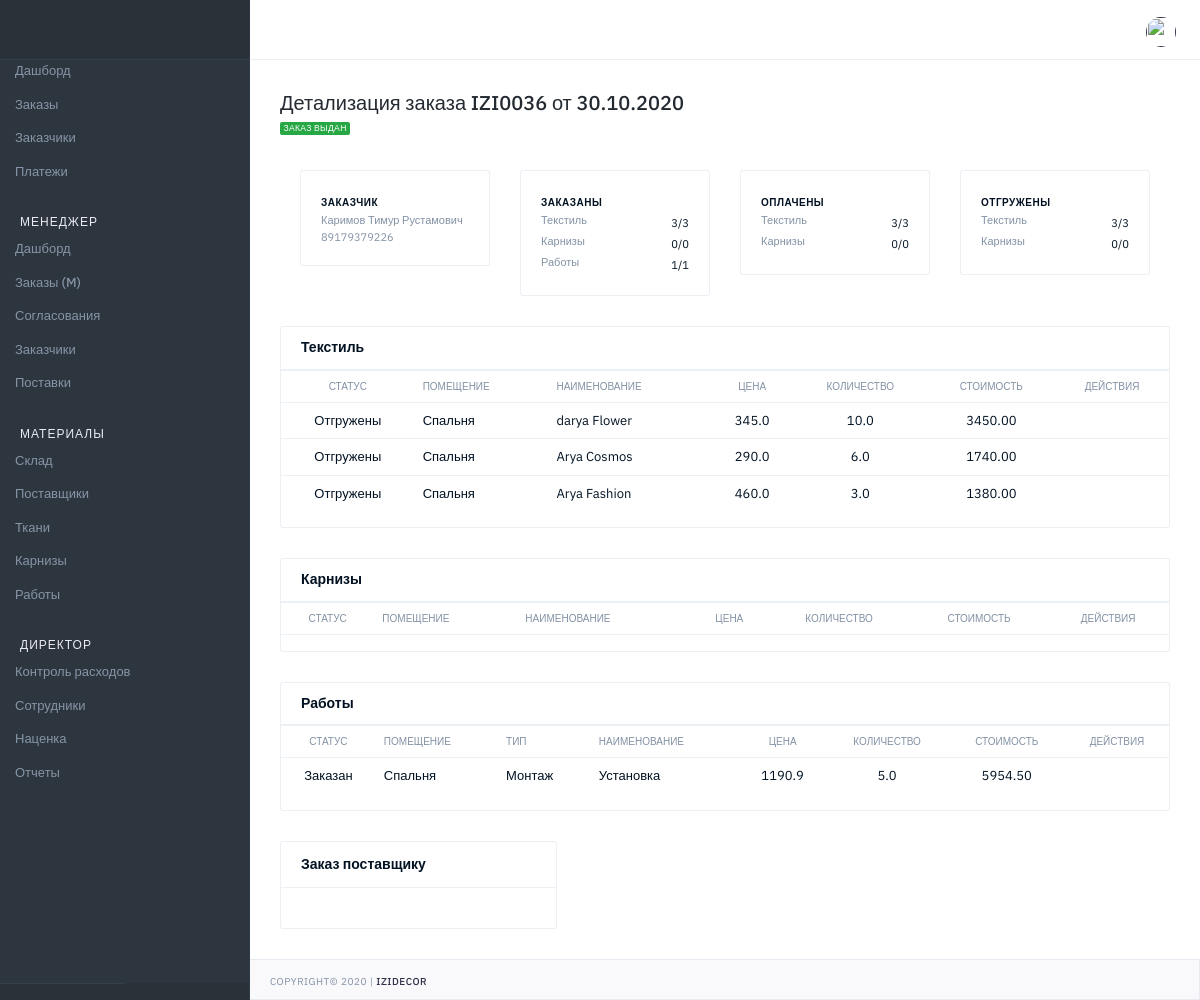
/manager/orders/65/ (signed in), run on an earlier commit of the app's database.
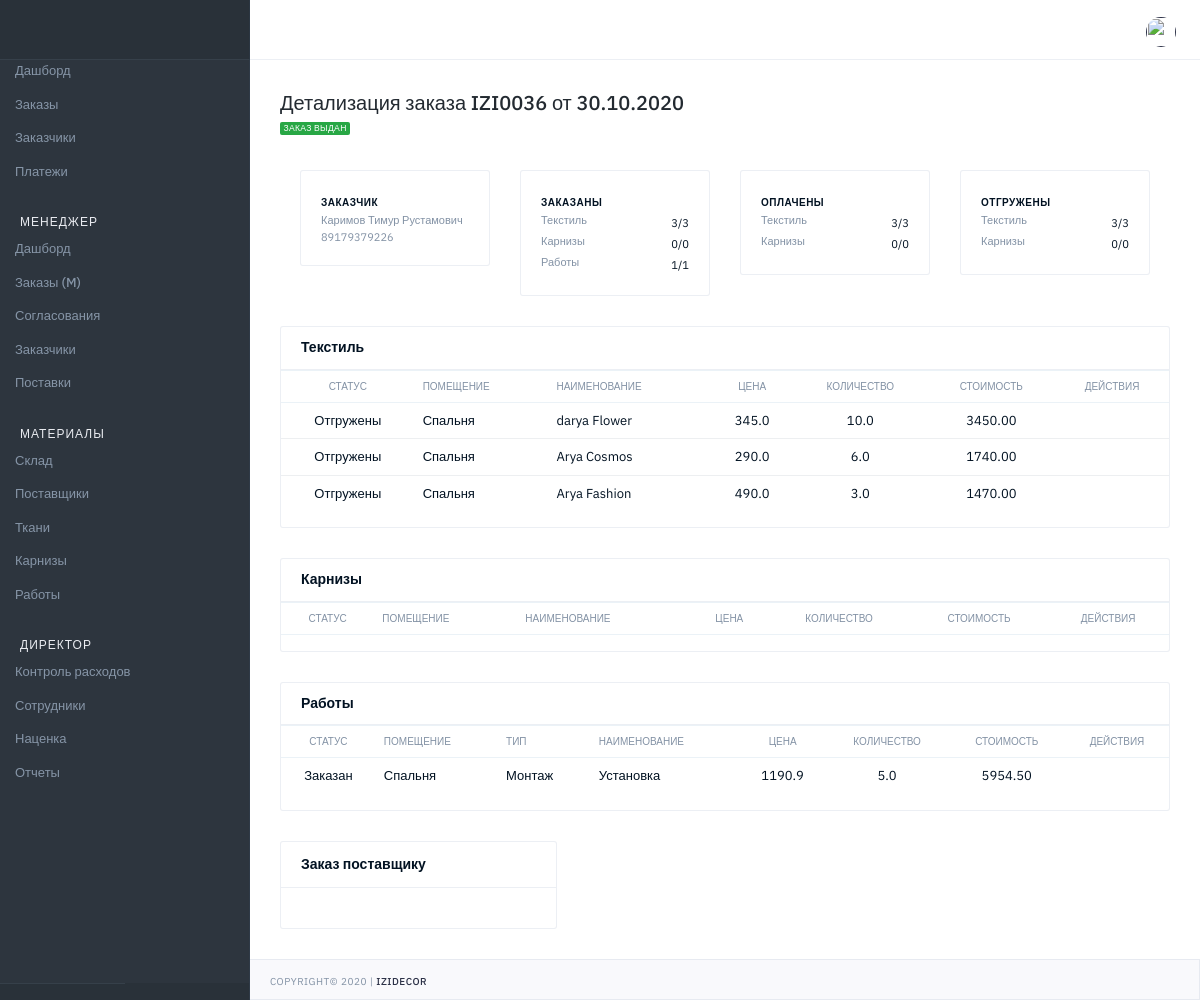
And on a later commit of the database.
### orders/models.py (models this page shows, shortened)
class OrderItemTextile1(models.Model):
    ORDER_STATE = (
        (0, 'Не заказан'),
        (1, 'Заказ отправлен'),
        (2, 'Заказан'),
        (3, 'Оплачен'),
        (4, 'Отгружены'),
        (5, 'В наличии'),
        (6, 'Отсутствует у поставщика'),
    )
    ORDER_STATE_ICON = (
        (0, 'fa-circle-thin'),
        (1, 'target'),
        (2, 'disc'),
        (3, 'dollar-sign'),
        (4, 'arrow-down-circle'),
        (5, 'arrow-down-circle'),
        (6, 'alert-circle'),
    )
    specification = models.ForeignKey(Specification, null=True, on_delete=models.CASCADE, verbose_name='Спецификация')
    version = models.CharField(verbose_name='Версия', max_length=100, blank=True)
    order = models.ForeignKey(Order, null=True, blank=True, on_delete=models.CASCADE, verbose_name='Заказ')
    item = models.ForeignKey(Textile, null=True, on_delete=models.CASCADE, verbose_name='Материал', )
    quantity = models.FloatField(default=1, verbose_name='Количество')
    markup = models.FloatField(verbose_name='Наценка', max_length=100, default=1)
    ordered = models.IntegerField(verbose_name="Состояние заказа", choices=ORDER_STATE, default=0)
    ordered_icon = models.IntegerField(verbose_name="Состояние заказа icon", choices=ORDER_STATE_ICON, default=0)

class Specification(models.Model):
    VERSION_ROOM = (
        ('Econom', 'Econom'),
        ('Standart', 'Standart'),
        ('Premium', 'Premium')
    )
    name = models.CharField(verbose_name='Название помещения', max_length=100, blank=True)
    version = models.CharField(verbose_name="Версия", max_length=10, choices=VERSION_ROOM, default='Econom')
    status = models.BooleanField(verbose_name="Статус", max_length=1, blank=True, default=0)
    room = models.ForeignKey(Room, null=True, blank=True, on_delete=models.CASCADE, verbose_name='Помещение')
    order = models.ForeignKey(Order, null=True, blank=True, on_delete=models.CASCADE, verbose_name='Заказ')
    textile_total = models.CharField(verbose_name='Сумма текстиль', max_length=100, blank=True)
    cornice_total = models.CharField(verbose_name='Сумма корнизы', max_length=100, blank=True)
    sewing_total = models.CharField(verbose_name='Сумма пошив', max_length=100, blank=True)
    assembly_total = models.CharField(verbose_name='Сумма монтаж', max_length=100, blank=True)
    hanging_total = models.CharField(verbose_name='Сумма развеска', max_length=100, blank=True)
    delivery_total = models.CharField(verbose_name='Сумма доставка', max_length=100, blank=True)
    total = models.CharField(verbose_name='Общая сумма', max_length=100, blank=True)

class Room(models.Model):
    name = models.CharField(verbose_name='Название помещения', max_length=100, blank=True)
    order = models.ForeignKey(Order, null=True, blank=True, on_delete=models.CASCADE, verbose_name='Заказ')
    status = models.BooleanField(verbose_name="Статус", max_length=1, blank=True, default=0)

### materials/models.py (models this page shows, shortened)
class Textile(models.Model):
    article = models.CharField(verbose_name='Артикул', max_length=100, blank=True)
    manufacturer = models.ForeignKey(TextileManufact, null=True, on_delete=models.CASCADE, verbose_name='Производитель', blank=True)
    collection = models.ForeignKey(TextileCollection, null=True, on_delete=models.CASCADE, verbose_name='Коллекция')
    designation = models.CharField(verbose_name='Обозначение', max_length=100, blank=True)
    model = models.CharField(verbose_name='Модель', max_length=100)
    color = models.CharField(verbose_name='Цвет', max_length=100, default='', null=True, blank=True)
    height = models.CharField(verbose_name='Высота', max_length=100, null=True, blank=True)
    price_opt = models.FloatField(verbose_name='Цена отп', null=True, blank=True)
    currency = models.CharField(verbose_name='Валюта', max_length=100, default='руб.', null=True, blank=True)
    type_i = models.CharField(verbose_name='Тип измерения', max_length=100, default='шт', null=True, blank=True)
    date_created = models.DateTimeField(verbose_name='Дата создания', auto_now_add=True, null=True)

class TextileCollection(models.Model):
    name = models.CharField(verbose_name='Коллекция', max_length=100, blank=True)
    manufacturer = models.ForeignKey(TextileManufact, null=True, on_delete=models.CASCADE, verbose_name='Производитель', blank=True)
    def __str__(self):
        return str(self.name)

### manager/views.py (the view)
# urls.py: path('orders/<id>/', M_OrderViewD, name="order_view"),
@login_required(login_url='login')
def M_OrderViewD(request, id):
    qs = Order.objects.get(pk=id)
    offer = Offer.objects.filter(order=qs)[0]
    offer_version = offer.version.get_version_display()
    textile = OrderItemTextile1.objects.filter(order=qs, version=offer_version)
    cornice = OrderItemCornice.objects.filter(order=qs, version=offer_version)
    sewing = OrderItemWorkSewing.objects.filter(order=qs, version=offer_version)
    assembly = OrderItemWorkAssembly.objects.filter(order=qs, version=offer_version)
    hanging = OrderItemWorkHanging.objects.filter(order=qs, version=offer_version)
    delivery = OrderItemWorkDelivery.objects.filter(order=qs, version=offer_version)
    supplier_order = SupplierOrder.objects.filter(order=qs)
    supplier_order_cornice = SupplierOrderCornice.objects.filter(order=qs)
    customer = Customer.objects.all()
    contract = Contract.objects.get(order=qs)
    reserve = StorageItemTextileReserve.objects.filter(order=qs)
    tracked_order, created = TrackedOrder.objects.get_or_create(order=qs, user=request.user)
    if created:
        qs.user_view = 1
        qs.save()
    print(request.user.id)
    work_quantity = \
        sewing.count() + \
        assembly.count() + \
        hanging.count() + \
        delivery.count()
    work_ordered = \
        sewing.filter(ordered__gte=1).count() + \
        assembly.filter(ordered__gte=1).count() + \
        hanging.filter(ordered__gte=1).count() + \
        delivery.filter(ordered__gte=1).count()
    textile_state = {
        'ordered': textile.filter(ordered__gte=2).count(),
        'payed': textile.filter(ordered__gte=3).count(),
        'shipped': textile.filter(ordered__gte=4).count(),
    }
    cornice_state = {
        'ordered': cornice.filter(ordered__gte=2).count(),
        'payed': cornice.filter(ordered__gte=3).count(),
        'shipped': cornice.filter(ordered__gte=4).count(),
    }
    work_state = {
        'ordered': work_ordered,
        'quantity': work_quantity
    }
    state = {
        'textile': textile_state,
        'cornice': cornice_state,
        'work': work_state
    }
    context = {
        'qs': qs,
        'textile': textile,
        'cornice': cornice,
        'sewing': sewing,
        'assembly': assembly,
        'hanging': hanging,
        'delivery': delivery,
        'supplier_order': supplier_order,
        'supplier_order_cornice': supplier_order_cornice,
        'customer': customer,
        'contract': contract,
        'state': state,
        'reserve': reserve
    }
    return render(request, 'manager/order_v_.html', context)

### main/template_tags/custom_tags.py (called while the page is built)
@register.filter(name='has_group')
def has_group(user, group_name):
    return user.groups.filter(name=group_name).exists()

@register.simple_tag()
def get_new_orders():
    result = Order.objects.filter(status__gte=5, user_view=0).count()
    return result

@register.simple_tag()
def get_discount():
    result = Order.objects.filter(status__lte=3, discount_status=1, discount_view=0).count()
    return result

@register.simple_tag()
def get_finish_orders():
    result = Order.objects.filter(status=9).count()
    return result

### manager/templates/manager/order_v_.html (shortened to what the changed rows need)
{% extends "main/base.html" %}
{% load mathfilters %}
{% block title_h1 %}Детализация заказа {{ qs.number }} от {{qs.date_created|date:'d.m.Y'}} {% endblock %}
{% block body_content %}
            <div class="page-inner pd-0-force">
               <div class="row clearfix">
                  <div class="col">
                     <div class="card mg-b-30">
                              <table class="table table-separated">
                                 <thead>
                                    <tr>
                                       <th class="text-center w-100px">Статус</th>
                                       <th>Помещение</th>
                                       <th>Наименование</th>
                                       <th class="text-center">Цена</th>
                                       <th class="text-center">Количество</th>
                                       <th class="text-center">Стоимость</th>
                                       <th class="text-center w-100px">Действия</th>
                                    </tr>
                                 </thead>
                                 <tbody>
                                    {% for t in textile %}
                                       <tr>
                                          <td class="text-center w-100px"><span class="wd-30 ht-30 tx-gray-450">{{t.get_ordered_display}}</span></td>
                                          <td>{{ t.specification.room.name }}</td>
                                          <td>{{t.item.collection}} {{t.item.model}}</td>
                                          <td class="text-center">{{ t.item.price_opt }}</td>
                                          <td class="text-center">
                                              {% if reserve %}
                                                  {% for r in reserve %}
                                                    {% if r.item.item == t.item %}
                                                        {{ t.quantity }} (резерв {{r.quantity}})
                                                    {% else %}
                                                        {{ t.quantity }}
                                                    {% endif %}
                                                  {% endfor %}
                                              {% else %}
                                                {{ t.quantity }}
                                              {% endif %}
                                          </td>
                                          <td class="text-center">{{ t.item.price_opt|mul:t.quantity|floatformat:2 }}</td>
                                          <td class="text-center table-actions">
                                          </td>
                                       </tr>
                                    {% endfor %}
                                 </tbody>
                              </table>
                     </div>
                      <div class="card mg-b-30">
                              <table class="table table-separated">
                                 <thead>
                                    <tr>
                                       <th class="text-center w-100px">Статус</th>
                                       <th>Помещение</th>
                                       <th>Наименование</th>
                                       <th class="text-center">Цена</th>
                                       <th class="text-center">Количество</th>
                                       <th class="text-center">Стоимость</th>
                                       <th class="text-center w-100px">Действия</th>
                                    </tr>
                                 </thead>
                              </table>
                     </div>
                      <div class="card mg-b-30" {% if state.work.quantity != 0 %}{%else%} hidden {%endif%}>
                              <table class="table table-separated">
                                 <thead>
                                    <tr>
                                       <th class="text-center w-100px">Статус</th>
                                       <th>Помещение</th>
                                       <th>Тип</th>
                                        <th>Наименование</th>
                                       <th class="text-center">Цена</th>
                                       <th class="text-center">Количество</th>
                                       <th class="text-center">Стоимость</th>
                                       <th class="text-center w-100px">Действия</th>
                                    </tr>
                                 </thead>
                              </table>
                     </div>
                  </div>
               </div>
            </div>
{% endblock %}

What changed in the data, as far as the page shows it:
changed through a linked row, OrderItemTextile1 "Fashion": item.price_opt "460.0" → "490.0"; item.price_opt|mul "1380.00" → "1470.00"
